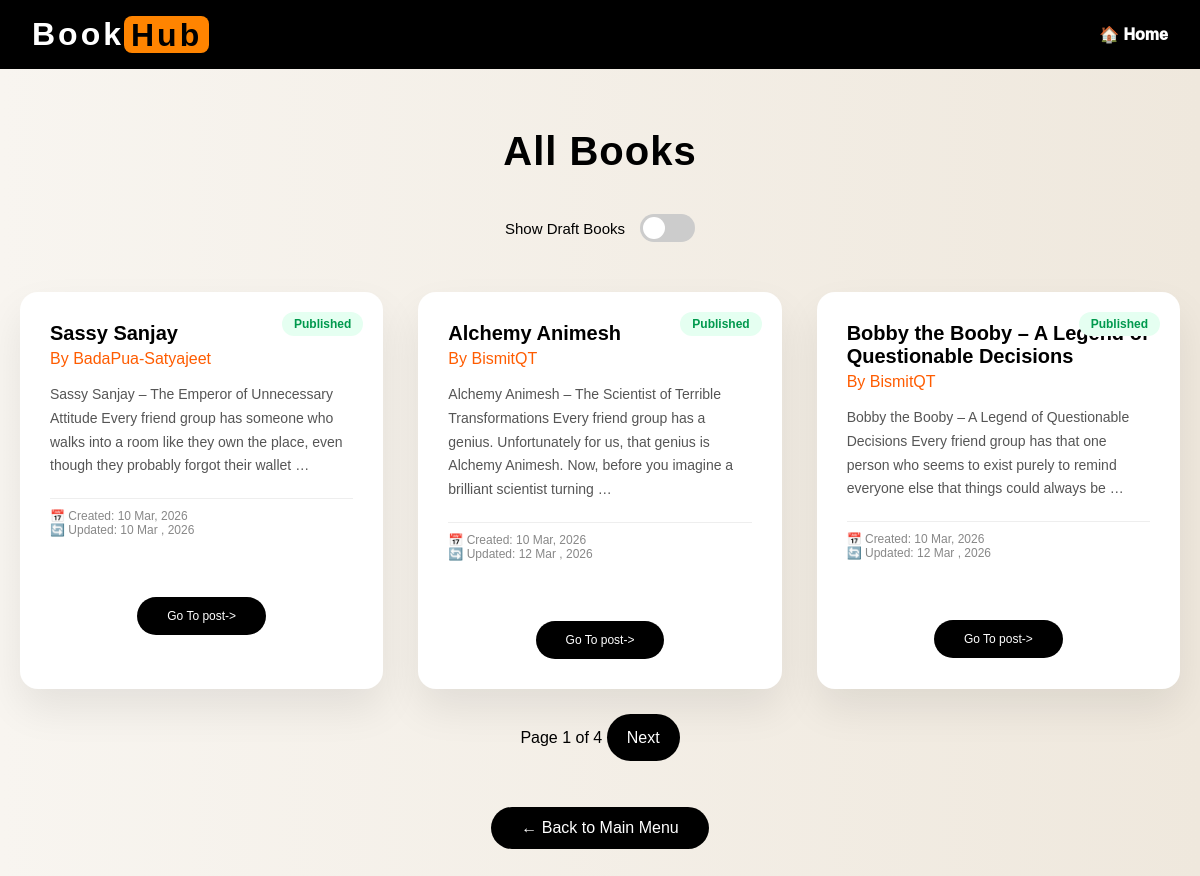
Page /post/ on the committed database.
### blog/models.py (models this page shows, shortened)
class Post(models.Model):
    class Status(models.TextChoices):
        DRAFT='DF','DRAFT'
        PUBLISHED='PB','PUBLISHED'
    title=models.CharField(max_length=200)
    content=models.TextField()
    author=models.ForeignKey(settings.AUTH_USER_MODEL, on_delete=models.CASCADE, related_name='blog_post')
    slug=models.SlugField(unique_for_date='publish')
    created_at=models.DateTimeField(auto_now_add=True)
    updated_at=models.DateTimeField(auto_now=True)
    publish=models.DateTimeField(default=timezone.now)
    status=models.CharField(max_length=10,choices=Status.choices, default=Status.DRAFT)
    objects = models.Manager()
    published = PublishedManager()
    def get_absolute_url(self):
        return reverse('post_detail', kwargs={'id': self.id, 'year': self.created_at.year, 'month': self.created_at.month, 'date': self.created_at.day})
    class Meta:
        ordering = ['-publish']

### blog/views.py (the view)
# urls.py: path('post/', views.PostListView.as_view(), name='post_list'),
class PostListView(ListView):
    paginate_by = 3
    context_object_name = 'posts'
    template_name = 'blog/post_details.html'
    def get_queryset(self):
        show_draft = self.request.GET.get('draft') == 'true'
        if show_draft:
            return Post.objects.filter(status=Post.Status.DRAFT).order_by('-publish')
        return Post.published.all()
    def get_context_data(self, **kwargs):
        context = super().get_context_data(**kwargs)
        context['show_draft'] = self.request.GET.get('draft') == 'true'
        return context

### blog/managers.py (called while the page is built)
    def get_queryset(self):
        return super().get_queryset().filter(
            status='PB',
            publish__lte=timezone.now()
        )

### blog/templates/blog/post_details.html (shortened to what this page needs)
{% extends "blog/base.html" %}
{% load static %}
{% block content %}
    <header>
        <div class="logo">Book<span class="hub">Hub </span></div>
        <a href="{% url 'home' %}">🏠 Home</a>
    </header>
<div class="container">
    <h1>All Books</h1>
    <div class="toggle-wrapper">
        <span class="toggle-label">Show Draft Books</span>
        <label class="switch">
            <span class="slider"></span>
        </label>
    </div>
    <div class="grid">
        {% for i in posts %}
        <div class="card">
            {% if i.status == "DF" %}
                <span class="badge draft">Draft</span>
            {% else %}
                <span class="badge published">Published</span>
            {% endif %}
            <div class="title">{{ i.title }}</div>
            <div class="author">By {{ i.author }}</div>
            <div class="content">
                {{ i.content|truncatewords:30 }}
            </div>
            <div class="meta">
                📅 Created: {{ i.created_at|date:"d M, Y" }} <br>
                🔄 Updated: {{ i.updated_at|date:"d M , Y" }}
                <a href="{{i.get_absolute_url}}" class="back-btn">Go To post-></a>
            </div>
        </div>
        {% endfor %}
    </div>
    {% include "blog/pagination.html"  with page=page_obj%}
    <a href="{% url 'home' %}" class="back-btn">
        ← Back to Main Menu
    </a>
</div>
{% endblock %}

### blog/templates/blog/base.html (shortened to what this page needs)
{% load static %}
<!DOCTYPE html>
<html>
<head>
</head>
<body>
    <div id="content">
        {% block content %}
        {% endblock %}
    </div>
</body>
</html>

### blog/templates/blog/pagination.html (shortened to what this page needs)
<!DOCTYPE html>
<html lang="en">
<head>
</head>
<body>
    <div style="text-align:center; margin-top:40px;">
        <span> Page {{ page_obj.number }} of {{ page_obj.paginator.num_pages }} </span>
        {% if page_obj.has_next %}
        <a href="?page={{ page_obj.next_page_number }}" class="btn">Next</a>
        {% endif %}
    </div>
</body>
</html>

### rows in the picture
Post: status "Published", title "Sassy Sanjay", author "BadaPua-Satyajeet", content "Sassy Sanjay – The Emperor of Unnecessary Attitude Every friend group has someone who walks into a room like they own the place, even though they probably forgot their wallet …", created_at "10 Mar, 2026", updated_at "10 Mar , 2026"
Post: status "Published", title "Alchemy Animesh", author "BismitQT", content "Alchemy Animesh – The Scientist of Terrible Transformations Every friend group has a genius. Unfortunately for us, that genius is Alchemy Animesh. Now, before you imagine a brilliant scientist turning …", created_at "10 Mar, 2026", updated_at "12 Mar , 2026"
Post: status "Published", title "Bobby the Booby – A Legend of Questionable Decisions", author "BismitQT", content "Bobby the Booby – A Legend of Questionable Decisions Every friend group has that one person who seems to exist purely to remind everyone else that things could always be …", created_at "10 Mar, 2026", updated_at "12 Mar , 2026"

### other values in the picture
{{ page_obj.number }} "1"
{{ page_obj.paginator.num_pages }} "4"
